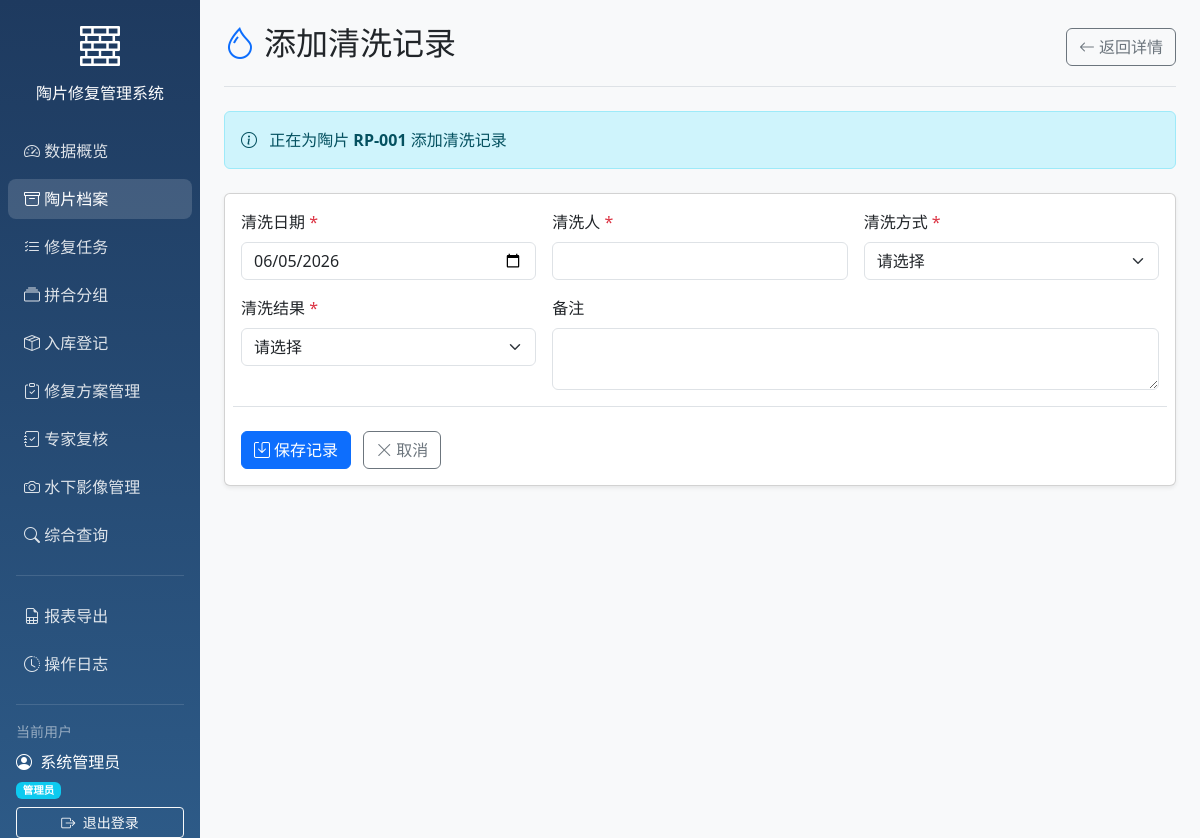
The page /potteries/4/cleaning/add (signed in) on the database its author committed.
### models/models.py (models this page shows)
class User(Base):
    __tablename__ = "users"
    id = Column(Integer, primary_key=True, index=True)
    username = Column(String, unique=True, index=True)
    hashed_password = Column(String)
    full_name = Column(String)
    role = Column(String, default="修复员")
    created_at = Column(DateTime(timezone=True), server_default=func.now())
    assigned_tasks = relationship("RepairTask", foreign_keys="RepairTask.assignee_id", back_populates="assignee")
    created_tasks = relationship("RepairTask", foreign_keys="RepairTask.creator_id", back_populates="creator")
    operation_logs = relationship("OperationLog", back_populates="user")

class Pottery(Base):
    __tablename__ = "potteries"
    id = Column(Integer, primary_key=True, index=True)
    pottery_number = Column(String, unique=True, index=True)
    water_area = Column(String)
    trench_number = Column(String)
    material = Column(String)
    decoration_description = Column(Text)
    damage_level = Column(String)
    current_status = Column(String)
    recovery_date = Column(Date)
    created_at = Column(DateTime(timezone=True), server_default=func.now())
    updated_at = Column(DateTime(timezone=True), onupdate=func.now())
    is_locked = Column(Boolean, default=False)
    cleaning_records = relationship("CleaningRecord", back_populates="pottery")
    pottery_groups = relationship("PotteryGroupMember", back_populates="pottery")
    storage_record = relationship("StorageRecord", uselist=False, back_populates="pottery")
    images = relationship("PotteryImage", back_populates="pottery", cascade="all, delete-orphan")
    repair_tasks = relationship("RepairTask", back_populates="pottery")

### main.py (the view)
@app.get("/potteries/{pottery_id}/cleaning/add", response_class=HTMLResponse)
async def add_cleaning_page(
    pottery_id: int,
    request: Request,
    current_user: User = Depends(get_current_user),
    db: Session = Depends(get_db)
):
    pottery = db.query(Pottery).filter(Pottery.id == pottery_id).first()
    if not pottery:
        return RedirectResponse(url="/potteries", status_code=status.HTTP_303_SEE_OTHER)
    return templates.TemplateResponse("cleaning_form.html", {
        "request": request,
        "current_user": current_user,
        "pottery": pottery,
        "today": date.today().isoformat()
    })

### templates/cleaning_form.html (shortened to what this page needs)
{% extends "base.html" %}
{% block body %}
<div class="container-fluid">
    <div class="row">
        {% include "sidebar.html" %}
        <main class="col-md-9 ms-sm-auto col-lg-10 px-md-4 main-content">
            <div class="d-flex justify-content-between flex-wrap flex-md-nowrap align-items-center pt-4 pb-3 mb-4 border-bottom">
                <h1 class="h2">
                    <i class="bi bi-droplet text-primary me-2"></i>添加清洗记录
                </h1>
                <div class="btn-toolbar mb-2 mb-md-0">
                    <a href="/potteries/{{ pottery.id }}" class="btn btn-outline-secondary">
                        <i class="bi bi-arrow-left me-1"></i>返回详情
                    </a>
                </div>
            </div>
            <div class="alert alert-info mb-4">
                <i class="bi bi-info-circle me-2"></i>
                正在为陶片 <strong>{{ pottery.pottery_number }}</strong> 添加清洗记录
            </div>
            <div class="card shadow-sm">
                <div class="card-body">
                    <form method="POST" class="row g-3">
                        <div class="col-md-4">
                            <label for="cleaning_date" class="form-label">清洗日期 <span class="text-danger">*</span></label>
                            <input type="date" class="form-control" id="cleaning_date" name="cleaning_date"
                                   value="{{ today }}" max="{{ today }}" required>
                        </div>
                        <div class="col-md-4">
                            <label for="cleaner" class="form-label">清洗人 <span class="text-danger">*</span></label>
                            <input type="text" class="form-control" id="cleaner" name="cleaner" required>
                        </div>
                        <div class="col-md-4">
                            <label for="cleaning_method" class="form-label">清洗方式 <span class="text-danger">*</span></label>
                            <select class="form-select" id="cleaning_method" name="cleaning_method" required>
                                <option value="">请选择</option>
                            </select>
                        </div>
                        <div class="col-md-4">
                            <label for="cleaning_result" class="form-label">清洗结果 <span class="text-danger">*</span></label>
                            <select class="form-select" id="cleaning_result" name="cleaning_result" required>
                                <option value="">请选择</option>
                            </select>
                        </div>
                        <div class="col-md-8">
                            <label for="notes" class="form-label">备注</label>
                            <textarea class="form-control" id="notes" name="notes" rows="2"></textarea>
                        </div>
                        <div class="col-12 pt-4 border-top">
                            <button type="submit" class="btn btn-primary me-2">
                                <i class="bi bi-save me-1"></i>保存记录
                            </button>
                            <a href="/potteries/{{ pottery.id }}" class="btn btn-outline-secondary">
                                <i class="bi bi-x-lg me-1"></i>取消
                            </a>
                        </div>
                    </form>
                </div>
            </div>
        </main>
    </div>
</div>
{% endblock %}

### templates/sidebar.html
<div class="sidebar col-md-3 col-lg-2 d-md-block p-0">
    <div class="position-sticky pt-3">
        <div class="text-center mb-4 px-3">
            <i class="bi bi-bricks text-white" style="font-size: 2.5rem;"></i>
            <h6 class="text-white mt-2 mb-0">陶片修复管理系统</h6>
        </div>
        <ul class="nav flex-column">
            <li class="nav-item">
                <a class="nav-link {% if request.url.path == '/' %}active{% endif %}" href="/">
                    <i class="bi bi-speedometer2"></i>
                    数据概览
                </a>
            </li>
            <li class="nav-item">
                <a class="nav-link {% if '/potteries' in request.url.path %}active{% endif %}" href="/potteries">
                    <i class="bi bi-archive"></i>
                    陶片档案
                </a>
            </li>
            <li class="nav-item">
                <a class="nav-link {% if '/tasks' in request.url.path %}active{% endif %}" href="/tasks">
                    <i class="bi bi-list-check"></i>
                    修复任务
                </a>
            </li>
            <li class="nav-item">
                <a class="nav-link {% if '/groups' in request.url.path %}active{% endif %}" href="/groups">
                    <i class="bi bi-collection"></i>
                    拼合分组
                </a>
            </li>
            <li class="nav-item">
                <a class="nav-link {% if '/storage' in request.url.path %}active{% endif %}" href="/storage">
                    <i class="bi bi-box-seam"></i>
                    入库登记
                </a>
            </li>
            <li class="nav-item">
                <a class="nav-link {% if '/repair_plans' in request.url.path %}active{% endif %}" href="/repair_plans">
                    <i class="bi bi-clipboard-check"></i>
                    修复方案管理
                </a>
            </li>
            <li class="nav-item">
                <a class="nav-link {% if '/reviews' in request.url.path %}active{% endif %}" href="/reviews">
                    <i class="bi bi-journal-check"></i>
                    专家复核
                </a>
            </li>
            <li class="nav-item">
                <a class="nav-link {% if '/underwater_images' in request.url.path %}active{% endif %}" href="/underwater_images">
                    <i class="bi bi-camera"></i>
                    水下影像管理
                </a>
            </li>
            <li class="nav-item">
                <a class="nav-link {% if '/search' in request.url.path %}active{% endif %}" href="/search">
                    <i class="bi bi-search"></i>
                    综合查询
                </a>
            </li>
        </ul>
        <hr class="text-white-50 mx-3">
        <ul class="nav flex-column">
            <li class="nav-item">
                <a class="nav-link {% if '/reports' in request.url.path %}active{% endif %}" href="/reports">
                    <i class="bi bi-file-earmark-spreadsheet"></i>
                    报表导出
                </a>
            </li>
            <li class="nav-item">
                <a class="nav-link {% if '/logs' in request.url.path %}active{% endif %}" href="/logs">
                    <i class="bi bi-clock-history"></i>
                    操作日志
                </a>
            </li>
        </ul>
        <hr class="text-white-50 mx-3">
        <div class="px-3">
            <div class="text-white-50 small mb-2">当前用户</div>
            <div class="text-white mb-1">
                <i class="bi bi-person-circle me-1"></i>
                {{ current_user.full_name or current_user.username }}
            </div>
            <div class="text-white-50 small mb-2">
                <span class="badge bg-info">{{ current_user.role }}</span>
            </div>
            <a href="/logout" class="btn btn-outline-light btn-sm w-100">
                <i class="bi bi-box-arrow-right me-1"></i>
                退出登录
            </a>
        </div>
    </div>
</div>

### templates/base.html (style rules this page uses)
.sidebar { min-height: 100vh; background: linear-gradient(180deg, #1e3a5f 0%, #2d5a87 100%); }
.sidebar .nav-link { color: rgba(255,255,255,0.85); border-radius: 8px; margin: 4px 8px; transition: all 0.2s; }
.sidebar .nav-link:hover, .sidebar .nav-link.active { color: white; background: rgba(255,255,255,0.15); }
.sidebar .nav-link i { width: 24px; }
.main-content { background-color: #f8f9fa; min-height: 100vh; }

### rows shown on the page
User: full_name "系统管理员", role "管理员"
Pottery: pottery_number "RP-001"
